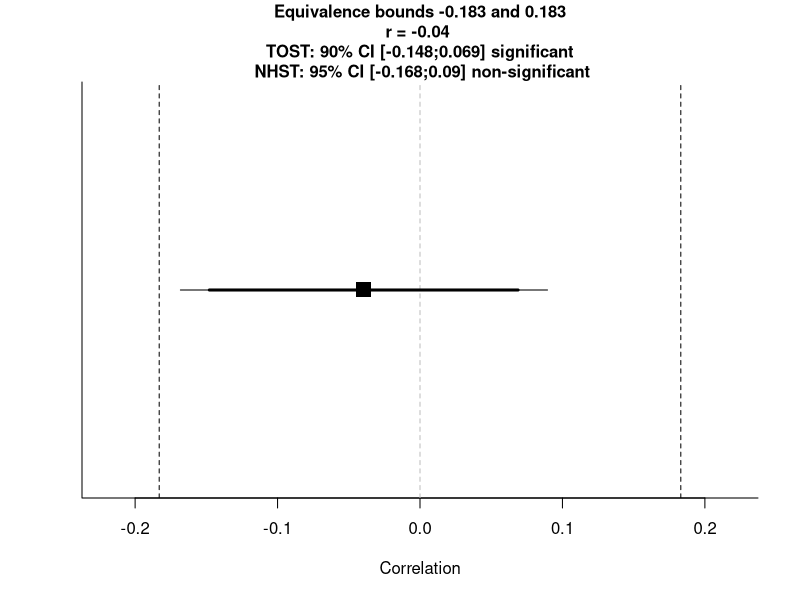
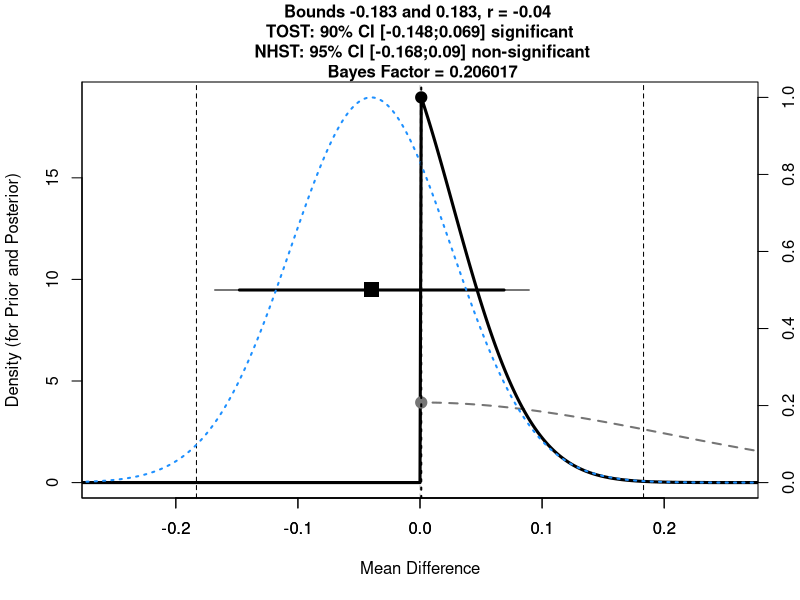

R code for these plots, in order: (Note: this script raises an error after producing the figures.)
## Added Bayes factors and Daniels graphs to TOSTr

## Problem: 
## The Bs calculated across the TOSTr, Wienes & Baguley&Kay calculators appear identical for smaller effect (see lines: 189-247)
## But the Bs from the TOSTr differ greatly from the other two as the data differences get bigger (see lines 257-306)


TOSTr.bf<-function(n, r, low_eqbound_r, high_eqbound_r, alpha, plot = TRUE, prior_dist, effect_prior, se_prior, df_prior, uniform_lower_bound, uniform_upper_bound){
  if(missing(alpha)) {
    alpha <- 0.05
  }
  
  # Calculate TOST, t-test, 90% CIs and 95% CIs
  z1<-((log((1+abs(r))/(1-abs(r)))/2)-(log((1+low_eqbound_r)/(1-low_eqbound_r))/2))/(sqrt(1/(n-3)))
  z2<-((log((1+abs(r))/(1-abs(r)))/2)-(log((1+high_eqbound_r)/(1-high_eqbound_r))/2))/(sqrt(1/(n-3)))
  p1<-ifelse(low_eqbound_r<r,pnorm(-abs(z1)),1-pnorm(-abs(z1)))
  p2<-ifelse(high_eqbound_r>r,pnorm(-abs(z2)),1-pnorm(-abs(z2)))
  ptost<-max(p1,p2)
  pttest<-2*(1-pt(abs(r)*sqrt(n-2)/sqrt(1-abs(r)^2),n-2))
  zLL90<-(log((1+r)/(1-r))/2)-qnorm(1-alpha)*sqrt(1/(n-3))
  zUL90<-(log((1+r)/(1-r))/2)+qnorm(1-alpha)*sqrt(1/(n-3))
  LL90<-(exp(1)^(2*zLL90)-1)/(exp(1)^(2*zLL90)+1)
  UL90<-(exp(1)^(2*zUL90)-1)/(exp(1)^(2*zUL90)+1)
  zLL95<-(log((1+r)/(1-r))/2)-qnorm(1-(alpha/2))*sqrt(1/(n-3))
  zUL95<-(log((1+r)/(1-r))/2)+qnorm(1-(alpha/2))*sqrt(1/(n-3))
  LL95<-(exp(1)^(2*zLL95)-1)/(exp(1)^(2*zLL95)+1)
  UL95<-(exp(1)^(2*zUL95)-1)/(exp(1)^(2*zUL95)+1)
  testoutcome<-ifelse(pttest<alpha,"significant","non-significant")
  TOSToutcome<-ifelse(ptost<alpha,"significant","non-significant")
  
  # Plot results
  if (plot == TRUE) {
    plot(NA, ylim=c(0,1), xlim=c(min(LL90,low_eqbound_r)-max(UL90-LL90, high_eqbound_r-low_eqbound_r)/10, max(UL90,high_eqbound_r)+max(UL90-LL90, high_eqbound_r-low_eqbound_r)/10), bty="l", yaxt="n", ylab="",xlab="Correlation")
    points(x=r, y=0.5, pch=15, cex=2)
    abline(v=high_eqbound_r, lty=2)
    abline(v=low_eqbound_r, lty=2)
    abline(v=0, lty=2, col="grey")
    segments(LL90,0.5,UL90,0.5, lwd=3)
    segments(LL95,0.5,UL95,0.5, lwd=1)
    title(main=paste("Equivalence bounds ",round(low_eqbound_r,digits=3)," and ",round(high_eqbound_r,digits=3),"\nr = ",round(r,digits=3)," \n TOST: ", 100*(1-alpha*2),"% CI [",round(LL90,digits=3),";",round(UL90,digits=3),"] ", TOSToutcome," \n NHST: ", 100*(1-alpha),"% CI [",round(LL95,digits=3),";",round(UL95,digits=3),"] ", testoutcome,sep=""), cex.main=1)
  }
  
  # Print TOST and t-test results in message form
  message(cat("Using alpha = ",alpha," the NHST t-test was ",testoutcome,", p = ",pttest,sep=""))
  cat("\n")
  message(cat("Using alpha = ",alpha, " the equivalence test was ",TOSToutcome,", p = ",ptost,sep=""))
  
  # Print TOST and t-test results in table form
  TOSTresults<-data.frame(p1,p2)
  colnames(TOSTresults) <- c("p-value 1","p-value 2")
  bound_r_results<-data.frame(low_eqbound_r,high_eqbound_r)
  colnames(bound_r_results) <- c("low bound r","high bound r")
  CIresults<-data.frame(LL90,UL90)
  colnames(CIresults) <- c(paste("Lower Limit ",100*(1-alpha*2),"% CI raw",sep=""),paste("Upper Limit ",100*(1-alpha*2),"% CI raw",sep=""))
  cat("TOST results:\n")
  print(TOSTresults)
  cat("\n")
  cat("Equivalence bounds (r):\n")
  print(bound_r_results)
  cat("\n")
  cat("TOST confidence interval:\n")
  print(CIresults)
  
  #below added BF calc
  bayes<-TRUE #expect to provide bayes
  effect_prior<-  0.5*log((1 + effect_prior)/(1 - effect_prior)) #transform the effect_prior from r to Fisher's z
  r_fisher <- 0.5*log((1 + r)/(1 - r)) #transform the obtained r to Fisher's z
  df=n-2
  sem_fisher <- 1/sqrt(df-1)
  if(missing(prior_dist)) {
    bayes<-FALSE #if no prior effect size is provided, BF not calculated
  }
  if(bayes==TRUE){
    if(prior_dist=="normal"){
      if(missing(se_prior)){
        se_prior<-effect_prior/2 #if not specified otherwise, default SE is effect/2
      }
    }
    if(prior_dist=="halfnormal"){
      if(missing(se_prior)){
        se_prior<-effect_prior #if not specified otherwise, default SE is effect
        effect_prior<-0 #halfnormal is centered on 0
      } }
    if(prior_dist=="cauchy"){
      df_prior<-1
      if(missing(se_prior)){
        df_prior<-1
        se_prior<-effect_prior/2} #if not specified otherwise, default SE is effect
    }
    if(prior_dist=="halfcauchy"){
      df_prior<-1
      if(missing(se_prior)){
        df_prior<-1
        se_prior<-effect_prior #if not specified otherwise, default SE is effect
        effect_prior<-0 #halfcauchy is centered on 0
      }
    }
    if(missing(df_prior)){
      df_prior<-1000 #if not specified otherwise, default df = 100000 (practically normal)
    }
    if(prior_dist=="uniform"){
      theta = ((uniform_upper_bound + uniform_lower_bound)/2) - (2 * (uniform_upper_bound - uniform_lower_bound))
      tLL <- ((uniform_upper_bound + uniform_lower_bound)/2) - (2 * (uniform_upper_bound - uniform_lower_bound))
      tUL <- ((uniform_upper_bound + uniform_lower_bound)/2) + (2 * (uniform_upper_bound - uniform_lower_bound))
      incr <- (tUL - tLL) / 4000
      theta=seq(from = theta, by = incr, length = 4001)
      dist_theta = numeric(4001)
      dist_theta[theta >= uniform_lower_bound & theta <= uniform_upper_bound] = 1
    } else {
      theta <- effect_prior - 10 * se_prior
      incr <- se_prior / 200
      theta=seq(from = effect_prior - 10 * se_prior, by = incr, length = 4001)
      dist_theta <- dt(x = (theta-effect_prior)/se_prior, df=df_prior)
      if(prior_dist=="halfnormal"){
        dist_theta[theta <= 0] = 0
      }
      if(prior_dist=="halfcauchy"){
        dist_theta[theta <= 0] = 0
      }
    }
    dist_theta_alt = dist_theta/sum(dist_theta)
    likelihood <- dt((r_fisher-theta)/(sem_fisher), df = df) 
    likelihood_alt = likelihood/sum(likelihood) # alternative computation with normalized vectors
    height <- dist_theta * likelihood # Multiply prior with likelihood, this gives the unstandardized posterior
    area <- sum(height * incr)
    normarea <- sum(dist_theta * incr)
    height_alt = dist_theta_alt * likelihood_alt
    height_alt = height_alt/sum(height_alt)
    LikelihoodTheory <- area/normarea
    LikelihoodNull <- dt(r_fisher/(sem_fisher), df = df)
    BayesFactor <- round(LikelihoodTheory / LikelihoodNull, 6)
    bayes_results <- data.frame(BayesFactor, LikelihoodTheory, LikelihoodNull)
    colnames(bayes_results) <- c("Bayes Factor","Likelihood (alternative)","Likelihood (null)")
    cat("Bayes Results:\n")
    print(bayes_results)
    cat("\n")
    # Print TOST and t-test results in table form
    invisible(list(r=r,TOST_p1=p1,TOST_p2=p2,alpha=alpha,low_eqbound_r=low_eqbound_r,high_eqbound_r=high_eqbound_r, LL_CI_TOST=LL90,UL_CI_TOST=UL90,LL_CI_TTEST=LL95, UL_CI_TTEST=UL95,bf=BayesFactor, ll_theory=LikelihoodTheory, ll_null=LikelihoodNull))
    #plot (adapted from Wiens by DL)
    myminY = 1
    # rescale prior and posterior to sum = 1 (density)
    dist_theta_alt = dist_theta_alt / (sum(dist_theta_alt)*incr)
    height_alt = height_alt/(sum(height_alt)*incr)
    # rescale likelood to maximum = 1
    likelihood_alt = likelihood_alt / max(likelihood_alt)
    data = cbind(dist_theta_alt, height_alt)
    maxy = max(data)
    max_per_x = apply(data,1,max)
    max_x_keep = max_per_x/maxy*100 > myminY  # threshold (1%) here
    x_keep = which(max_x_keep==1)
    #png(file=paste("Fig1.png",sep=""),width=2300,height=2000, units = "px", res = 300)
    plot(NA, ylim=c(0,maxy), xlim=c(min(LL90,low_eqbound_r)-max(UL90-LL90, high_eqbound_r-low_eqbound_r)/5, max(UL90,high_eqbound_r)+max(UL90-LL90, high_eqbound_r-low_eqbound_r)/5), bty="l", yaxt="n", ylab="",xlab="Mean Difference")
    points(x=r, y=maxy/2, pch=15, cex=2)
    abline(v=high_eqbound_r, lty=2)
    abline(v=low_eqbound_r, lty=2)
    abline(v=0, lty=2, col="grey")
    segments(LL90,maxy/2,UL90,maxy/2, lwd=3)
    segments(LL95,maxy/2,UL95,maxy/2, lwd=1)
    if(bayes==FALSE) {
      title(main=paste("Equivalence bounds ",round(low_eqbound_r,digits=3)," and ",round(high_eqbound_r,digits=3),"\nr = ",round(r,digits=3)," \n TOST: ", 100*(1-alpha*2),"% CI [",round(LL90,digits=3),";",round(UL90,digits=3),"] ", TOSToutcome," \n NHST: ", 100*(1-alpha),"% CI [",round(LL95,digits=3),";",round(UL95,digits=3),"] ", testoutcome, sep=""), cex.main=1)
    }
    if(bayes==TRUE){
      par(new=TRUE)
      plot(theta, dist_theta_alt, type = "l",
           ylim = c(0, maxy),
           xlim=c(min(LL90,low_eqbound_r)-max(UL90-LL90, high_eqbound_r-low_eqbound_r)/5, max(UL90,high_eqbound_r)+max(UL90-LL90, high_eqbound_r-low_eqbound_r)/5),
           ylab = "Density (for Prior and Posterior)", xlab = "", col = "grey46", lwd = 2, lty = 2)
      lines(theta, height_alt, type = "l", col = "black", lwd = 3, lty = 1)
      theta0 = which(theta == min(theta[theta>0]))
      points(theta[theta0],dist_theta_alt[theta0], pch = 19, col = "grey46", cex = 1.5)
      points(theta[theta0],height_alt[theta0], pch = 19, col = "black", cex = 1.5)
      par(new = T)
      plot(theta, likelihood_alt, type = "l",
           ylim = c(0, 1),
           xlim=c(min(LL90,low_eqbound_r)-max(UL90-LL90, high_eqbound_r-low_eqbound_r)/5, max(UL90,high_eqbound_r)+max(UL90-LL90, high_eqbound_r-low_eqbound_r)/5),     col = "dodgerblue", lwd = 2, lty = 3, axes = F, xlab = NA, ylab = NA)
      axis(side = 4)
      mtext(side = 4, line = 3, 'Likelihood')
      abline(v = theta[theta0], lwd = 2, lty = 3)
      if(bayes==TRUE){
        title(main=paste("Bounds ",round(low_eqbound_r,digits=3)," and ",round(high_eqbound_r,digits=3),", r = ",round(r,digits=3)," \n TOST: ", 100*(1-alpha*2),"% CI [",round(LL90,digits=3),";",round(UL90,digits=3),"] ", TOSToutcome," \n NHST: ", 100*(1-alpha),"% CI [",round(LL95,digits=3),";",round(UL95,digits=3),"] ", testoutcome,"\n Bayes Factor = ", BayesFactor, sep=""), cex.main=1)
      }
      #dev.off()
    }  }  }






########### Small raw effects seem to work fine:


# Using Example 5 data from Lakens, Scheel & Isager
# Kahane reported r(229)=-0.04,p=.525,N=231
# This Bayes factor predicts an r = 0.2 (average effect in Social Psych)

# HalfNormal
TOSTr.bf(n = 231, 
         r = -0.04, 
         low_eqbound_r = -0.1830961, 
         high_eqbound_r = 0.1830961, 
         alpha = 0.05, 
         prior_dist = "halfnormal", 
         effect_prior = 0.2, 
         ) 
# B = 0.21
library(psych)
fisherz(-0.04) # -0.04002135, 
1/sqrt(229 -1) # 0.06622662, sem
BF_t(meantheory=0, sdtheory=.2, dftheory=10000, meanobtained=-0.04, semobtained=0.06622662, dfobtained=10000, tail = 1) # 0.21, matches Wiens
Bf( 0.06622662, -0.04, 0, meanoftheory=0, sdtheory=.2, tail=1) # 0.2118514, matches Baguley & Kaye


# Normal
TOSTr.bf(n = 231, 
         r = -0.04, 
         low_eqbound_r = -0.1830961, 
         high_eqbound_r = 0.1830961, 
         alpha = 0.05, 
         prior_dist = "normal", 
         effect_prior = 0.2, 
) 
# B = 0.09
library(psych)
fisherz(-0.04) # -0.04002135, 
1/sqrt(229 -1) # 0.06622662, sem
BF_t(meantheory=.2, sdtheory=.2/2, dftheory=10000, meanobtained=-0.04002135, semobtained=0.06622662, dfobtained=10000, tail = 2) # 0.09, matches Wiens
Bf( 0.06622662, -0.04002135, 0, meanoftheory=.2, sdtheory=.2/2, tail=2) # 0.08948947, matches Baguley & Kaye



# Uniform
TOSTr.bf(n = 231, 
         r = -0.04, 
         low_eqbound_r = -0.1830961, 
         high_eqbound_r = 0.1830961, 
         alpha = 0.05, 
         prior_dist = "uniform", 
         effect_prior = 0.2,
         uniform_lower_bound= 0,
         uniform_upper_bound=.5
) 
# B = 0.11
library(psych)
fisherz(-0.04) # -0.04002135, 
1/sqrt(229 -1) # 0.06622662, sem
BF_U(LL=0, UL=.5, meanobtained=-0.04002135, semobtained=0.06622662, dfobtained=100000) # 0.11
Bf(0.06622662 , -0.04002135 , 1, lower=0, upper=.5) # B=0.1084745









########### Larger raw effects generate different Bs to those obtained by Wienes and Baguley&Kaye


# HalfNormal
TOSTr.bf(n = 50, 
         r = 0.5, 
         low_eqbound_r = -0.1830961, 
         high_eqbound_r = 0.1830961, 
         alpha = 0.05, 
         prior_dist = "halfnormal", 
         effect_prior = 0.2
) 
# B = 61.01
fisherz(0.5) # 0.5493061, 
1/sqrt(48 -1) # 0.145865, sem
BF_t(meantheory=0, sdtheory=.2, dftheory=10000, meanobtained=0.5493061, semobtained=0.145865, dfobtained=10000, tail = 1) # 120.28, 
Bf( 0.145865, 0.5493061, 0, meanoftheory=0, sdtheory=.2, tail=1) # 120.5213, matches Baguley & Kaye


# Normal
TOSTr.bf(n = 50, 
         r = 0.5, 
         low_eqbound_r = -0.1830961, 
         high_eqbound_r = 0.1830961, 
         alpha = 0.05, 
         prior_dist = "normal", 
         effect_prior = 0.2 
) 
# B = 71.74
fisherz(0.5) # 0.5493061, 
1/sqrt(48 -1) # 0.145865, sem
BF_t(meantheory=.2, sdtheory=.2/2, dftheory=10000, meanobtained=0.5493061, semobtained=0.145865, dfobtained=10000, tail = 2) # 
Bf( 0.145865, 0.5493061, 0, meanoftheory=.2, sdtheory=.2/2, tail=2) # 140.8387, matches Baguley & Kaye



# Uniform
TOSTr.bf(n = 50, 
         r = 0.5, 
         low_eqbound_r = -0.1830961, 
         high_eqbound_r = 0.1830961, 
         alpha = 0.05, 
         prior_dist = "uniform", 
         effect_prior = 0.2 ,
         uniform_lower_bound= 0,
         uniform_upper_bound=.5
) 
# B = 153.83
library(psych)
fisherz(-0.04) # 0.04002135
BF_U(LL=0, UL=.5, meanobtained=0.5493061, semobtained=0.145865, dfobtained=100000) # 322.91
Bf(0.145865 , 0.5493061 , 1, lower=0, upper=.5) # B=323.6547

















